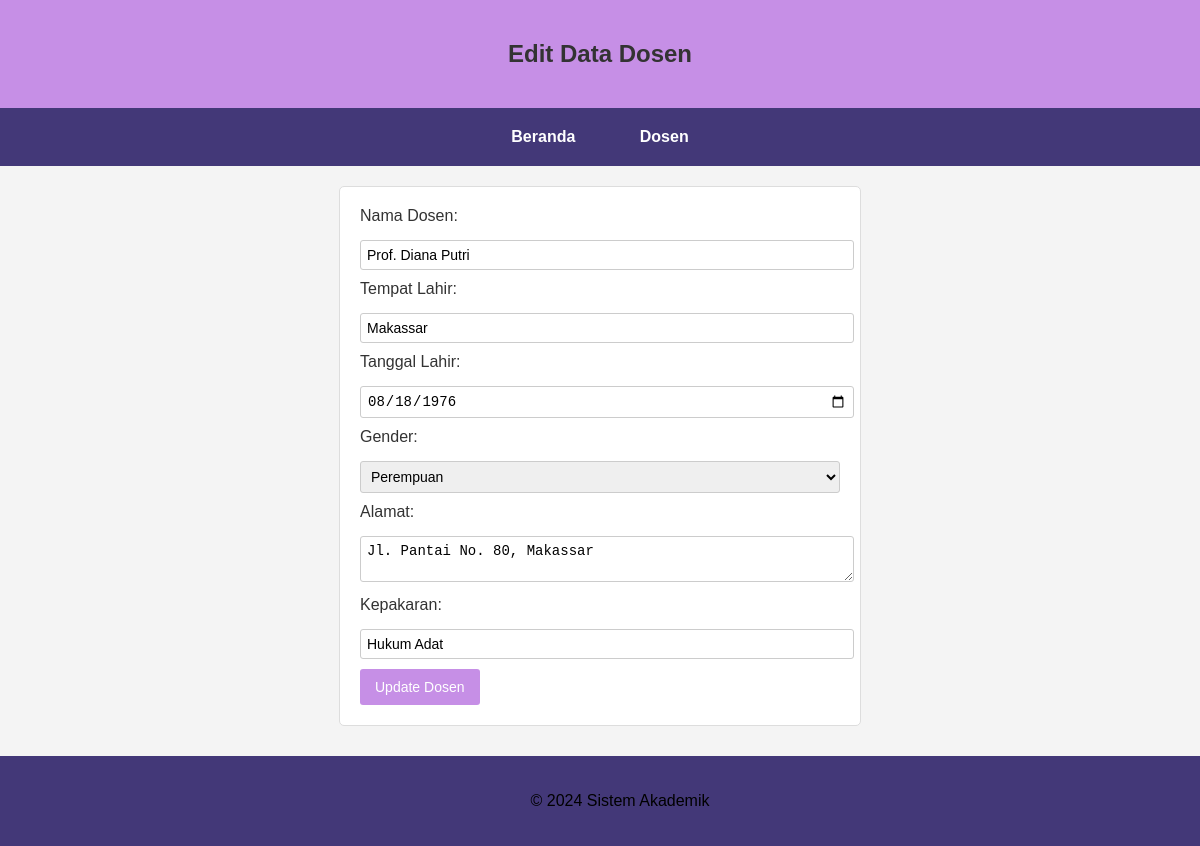
Screenshot of /edit_dosen.php?kodeDosen=D001 with the database file from the repository.
### tables this page shows
CREATE TABLE `dosen` (
  `KodeDosen` char(5) NOT NULL,
  `NamaDosen` varchar(100) DEFAULT NULL,
  `TmpLahir` varchar(50) DEFAULT NULL,
  `TglLahir` date DEFAULT NULL,
  `Gender` enum('L','P') DEFAULT NULL,
  `Alamat` varchar(255) DEFAULT NULL,
  `Kepakaran` varchar(100) DEFAULT NULL
);

### edit_dosen.php (the view, shortened to what this page needs)
<?php
include 'database_pia.php';
if (isset($_GET['kodeDosen'])) {
    $kodeDosen = $_GET['kodeDosen'];
    $sql = "SELECT * FROM dosen WHERE KodeDosen = '$kodeDosen'";
    $result = $conn->query($sql);
    if ($result->num_rows > 0) {
        $row = $result->fetch_assoc();
    } else {
        echo "Data dosen tidak ditemukan.";
        exit;
    }
} else {
    echo "KodeDosen tidak ditemukan.";
    exit;
}
?>
<!DOCTYPE html>
<html lang="en">
<head>
    <link rel="stylesheet" href="style.css">
</head>
<body>
<header>
    <h2>Edit Data Dosen</h2>
</header>
<nav>
    <ul>
        <li><a href="index.php">Beranda</a></li>
        <li><a href="dosen.php">Dosen</a></li>
    </ul>
</nav>
<div class="container">
    <form action="edit_dosen.php?kodeDosen=<?php echo $kodeDosen; ?>" method="POST">
        <label for="namaDosen">Nama Dosen:</label>
        <input type="text" id="namaDosen" name="namaDosen" value="<?php echo $row['NamaDosen']; ?>" required>
        <label for="tmpLahir">Tempat Lahir:</label>
        <input type="text" id="tmpLahir" name="tmpLahir" value="<?php echo $row['TmpLahir']; ?>" required>
        <label for="tglLahir">Tanggal Lahir:</label>
        <input type="date" id="tglLahir" name="tglLahir" value="<?php echo $row['TglLahir']; ?>" required>
        <label for="gender">Gender:</label>
        <select id="gender" name="gender" required>
            <option value="P" <?php echo ($row['Gender'] == 'P') ? 'selected' : ''; ?>>Perempuan</option>
        </select>
        <label for="alamat">Alamat:</label>
        <textarea id="alamat" name="alamat" required><?php echo $row['Alamat']; ?></textarea>
        <label for="kepakaran">Kepakaran:</label>
        <input type="text" id="kepakaran" name="kepakaran" value="<?php echo $row['Kepakaran']; ?>" required>
        <input type="submit" name="submit" value="Update Dosen">
    </form>
</div>
<footer>
    <p>&copy; 2024 Sistem Akademik</p>
</footer>
</body>
</html>

### style.css (style rules this page uses)
body { font-family: Arial, sans-serif; background-color: #f4f4f4; color: #333; margin: 0; padding: 0; }
h2, h3 { color: #333; text-align: center; }
a { color: #433878; text-decoration: none; font-weight: bold; }
form { width: 60%; margin: 20px auto; padding: 20px; background-color: #fff; border: 1px solid #ddd; border-radius: 5px; }
label { display: block; margin-bottom: 5px; font-weight: normal; }
input[type="text"], input[type="date"], select, textarea { width: 100%; padding: 6px; margin: 10px 0; border: 1px solid #ccc; border-radius: 3px; font-size: 14px; }
input[type="submit"] { background-color: #C68FE6; color: white; border: none; padding: 10px 15px; font-size: 14px; border-radius: 3px; cursor: pointer; }
.container { max-width: 800px; margin: 0 auto; padding-bottom: 100px; }
header { text-align: center; background-color: #C68FE6; color: white; padding: 20px; text-align: center; }
nav { background-color: #433878; text-align: center; }
nav ul { list-style-type: none; padding: 0; margin: 0; }
nav ul li { display: inline-block; margin: 10px; }
nav ul li a { color: white; text-decoration: none; font-size: 16px; padding: 10px 20px; display: inline-block; }
footer { text-align: center; padding: 20px; background-color: #433878; color: rgb(0, 0, 0); position: fixed; bottom: 0; width: 100%; }

### rows the page displays
dosen: namaDosen "Prof. Diana Putri", tmpLahir "Makassar", tglLahir "08/18/1976", gender "Perempuan", alamat "Jl. Pantai No. 80, Makassar", kepakaran "Hukum Adat"
